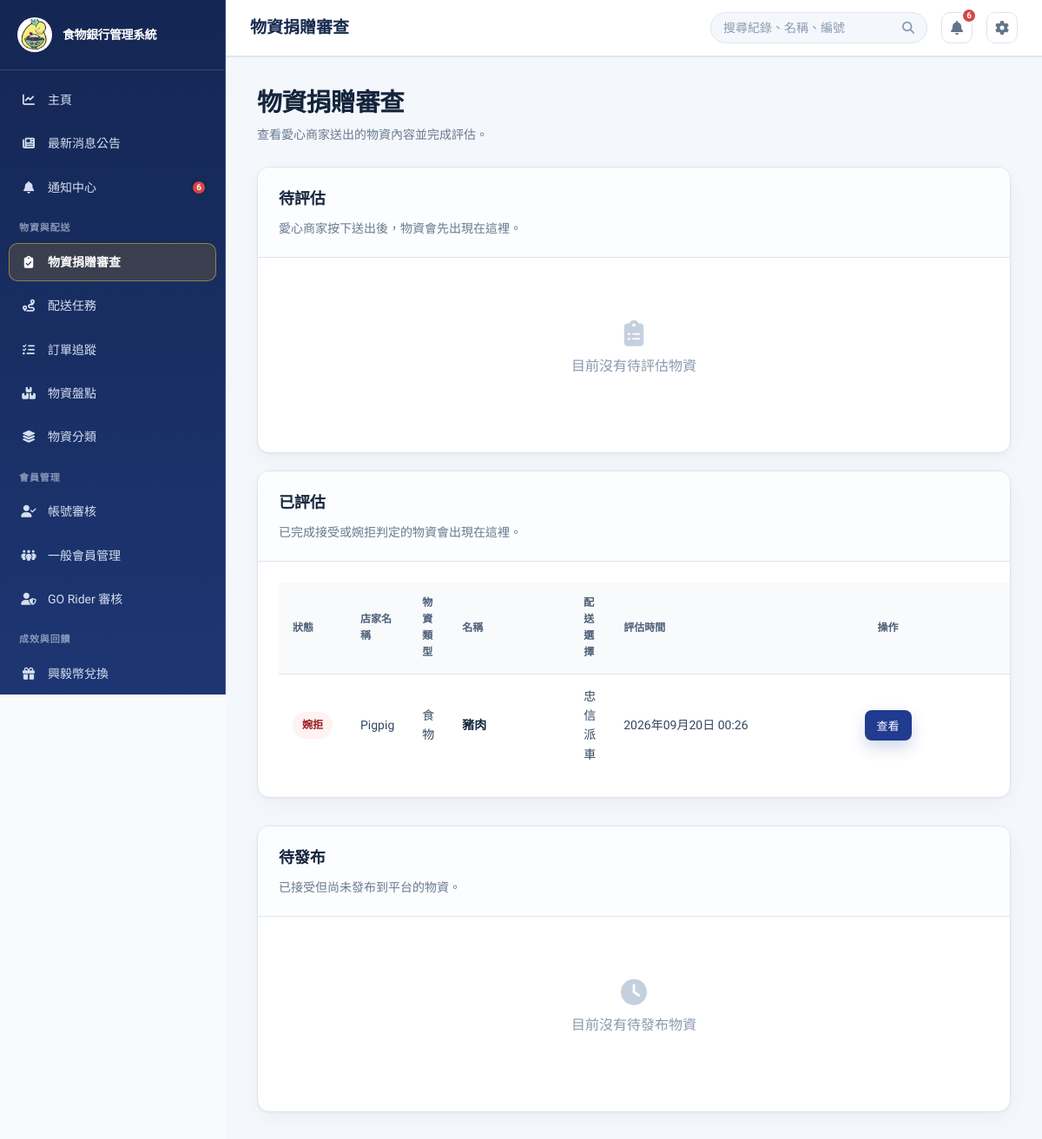
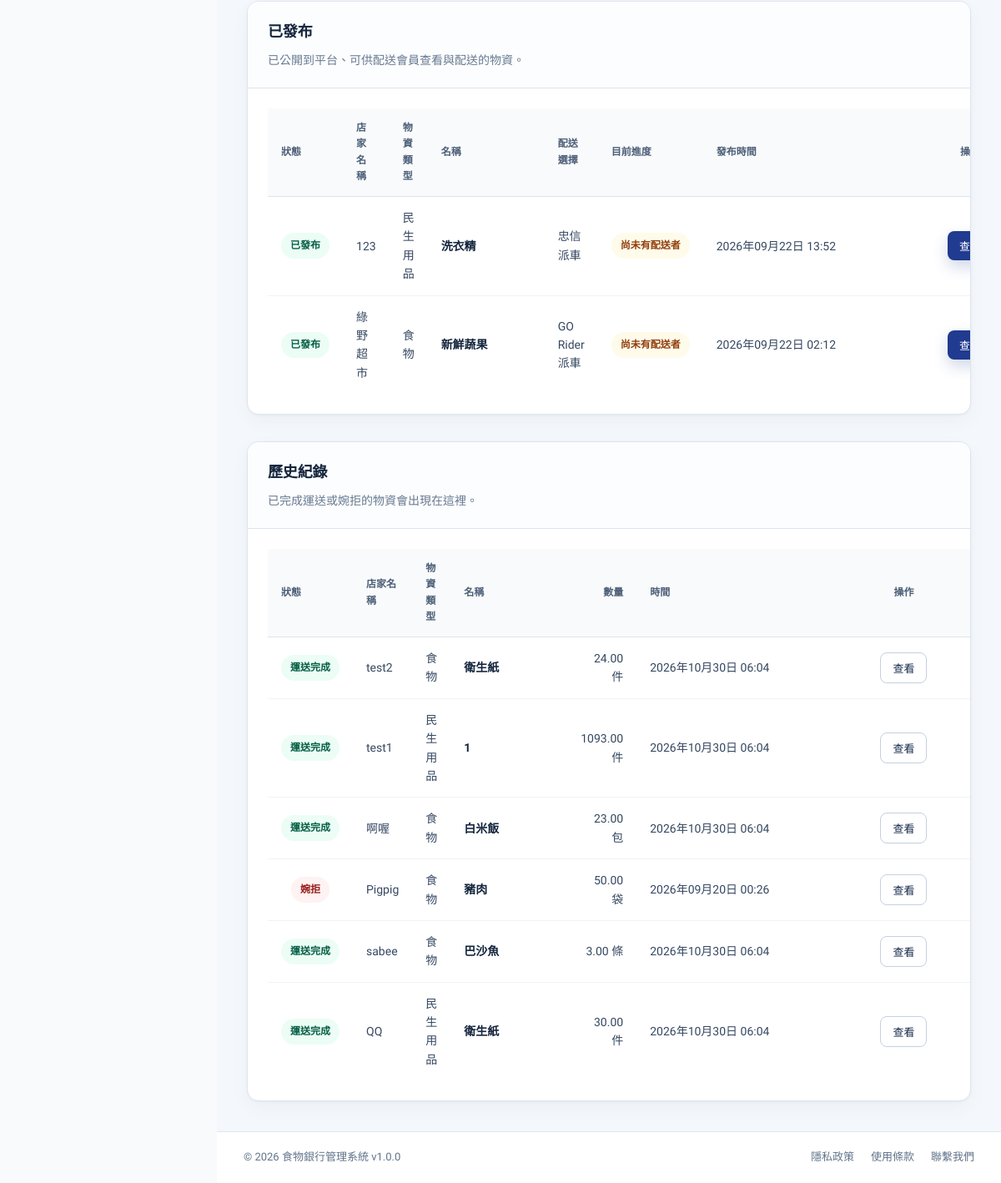
Screenshot of /?page=donation_materials_review (signed in) with the database file from the repository (2 pictures, top to bottom).
### tables this page shows
CREATE TABLE `donations` (
  `donation_id` int(11) NOT NULL,
  `order_number` varchar(30) DEFAULT NULL,
  `donor_id` int(11) DEFAULT NULL,
  `donor_name` varchar(100) NOT NULL,
  `donation_type` enum('food','supplies','money','other') NOT NULL,
  `quantity` decimal(10,2) DEFAULT NULL,
  `unit` varchar(20) DEFAULT NULL,
  `donation_date` datetime NOT NULL,
  `received_by` int(11) DEFAULT NULL,
  `status` enum('received','pending','assessed','approved','rejected','published','archived') DEFAULT 'pending',
  `evaluation_status` enum('pending','approved_volunteer','approved_self_delivery','published','rejected') DEFAULT 'pending',
  `delivery_method` enum('volunteer_assist','self_delivery') DEFAULT 'volunteer_assist',
  `approval_notes` text DEFAULT NULL,
  `approved_at` datetime DEFAULT NULL,
  `approved_by` int(11) DEFAULT NULL,
  `rejection_reason` text DEFAULT NULL,
  `rejected_at` datetime DEFAULT NULL,
  `published_at` datetime DEFAULT NULL,
  `current_status` enum('waiting_pickup','volunteer_received','in_transit','at_foodbank','inspection_complete') DEFAULT 'waiting_pickup',
  `status_updated_at` datetime DEFAULT NULL,
  `split_count` int(11) DEFAULT 1,
  `notes` text DEFAULT NULL,
  `created_at` timestamp NULL DEFAULT current_timestamp(),
  `updated_at` timestamp NULL DEFAULT current_timestamp() ON UPDATE current_timestamp(),
  `item_name` varchar(100) DEFAULT NULL,
  `weight_kg` decimal(10,2) DEFAULT NULL,
  `size_description` varchar(100) DEFAULT NULL,
  `expiry_date` date DEFAULT NULL,
  `pickup_deadline` datetime DEFAULT NULL,
  `delivery_option` enum('food_bank_pickup','volunteer_delivery') NOT NULL DEFAULT 'volunteer_delivery',
  `vehicle_type` enum('car','motorcycle','none') DEFAULT 'none',
  `photo_path` varchar(255) DEFAULT NULL,
  `evaluation_notes` text DEFAULT NULL,
  `need_inspection` tinyint(1) DEFAULT 1,
  `inspection_notes` text DEFAULT NULL,
  `donor_address` varchar(255) DEFAULT NULL,
  `reward_options` text DEFAULT NULL,
  `delivery_date` date DEFAULT NULL,
  `delivery_time` time DEFAULT NULL,
  `delivery_address` varchar(255) DEFAULT NULL,
  `estimated_distance_km` decimal(8,2) DEFAULT NULL,
  `estimated_duration_minutes` smallint(5) UNSIGNED DEFAULT NULL,
  `beneficiary_id` int(11) DEFAULT NULL,
  `dispatch_contact_name` varchar(100) DEFAULT NULL,
  `dispatch_contact_phone` varchar(30) DEFAULT NULL,
  `dispatch_vehicle_info` varchar(150) DEFAULT NULL
);

### src/views/donation_materials_review.php (the view, shortened to what the rows shown need)
<?php
require_once BASE_PATH . '/src/models/DonationModel.php';
require_once BASE_PATH . '/src/models/DeliveryModel.php';
$donationModel = new DonationModel();
$deliveryModel = new DeliveryModel();
$donations = $donationModel->getAllDonations();
$merchantDonations = array_values(array_filter($donations, static function ($donation) {
    return !empty($donation['donor_id']);
}));
$assessedDonations = array_values(array_filter($merchantDonations, static function ($donation) {
    return strtolower((string) ($donation['status'] ?? '')) === 'assessed'
        && in_array(strtolower((string) ($donation['evaluation_status'] ?? '')), ['approved_volunteer', 'approved_self_delivery', 'rejected'], true);
}));
$publishedDonations = array_values(array_filter($merchantDonations, static function ($donation) use ($deliveryModel) {
    if (strtolower((string) ($donation['status'] ?? '')) !== 'published') {
        return false;
    }
    $progress = $deliveryModel->getDonationDeliveryProgress((int) $donation['donation_id']);
    return $progress['total_tasks'] === 0 || $progress['completed_tasks'] < $progress['total_tasks'];
}));
$historyDonations = array_values(array_filter($merchantDonations, static function ($donation) use ($deliveryModel) {
    if (strtolower((string) ($donation['evaluation_status'] ?? '')) === 'rejected') {
        return true;
    }
    if (strtolower((string) ($donation['status'] ?? '')) !== 'published') {
        return false;
    }
    $progress = $deliveryModel->getDonationDeliveryProgress((int) $donation['donation_id']);
    return $progress['total_tasks'] > 0 && $progress['completed_tasks'] >= $progress['total_tasks'];
}));
$donationTypeLabels = [
    'food' => '食物',
    'supplies' => '民生用品',
    'money' => '金錢',
    'other' => '其他',
];
$deliveryOptionLabels = [
    'donor_delivery' => '忠信派車',
    'volunteer_delivery' => 'GO Rider 派車',
    'food_bank_pickup' => '忠信派車',
];
$formatDateTime = static function ($value) {
    if (empty($value)) {
        return '未填寫';
    }
    $timestamp = strtotime((string) $value);
    return $timestamp ? date('Y年m月d日 H:i', $timestamp) : '未填寫';
};
    ?>
<div class="view-header">
    <div>
        <h1 class="view-title">物資捐贈審查</h1>
    </div>
</div>
<div class="card mb-20">
    <div class="card-header">
        <h2>待評估</h2>
    </div>
</div>
<div class="card">
    <div class="card-header">
        <h2>已評估</h2>
    </div>
    <div class="card-body">
        <?php if (!empty($assessedDonations)): ?>
            <table class="data-table review-assessed-table">
                <thead>
                    <tr>
                        <th>狀態</th>
                        <th>店家名稱</th>
                        <th>物資類型</th>
                        <th>名稱</th>
                        <th>配送選擇</th>
                        <th>評估時間</th>
                        <th>操作</th>
                    </tr>
                </thead>
                <tbody>
                    <?php foreach ($assessedDonations as $donation): ?>
                        <tr>
                            <?php
                            $evaluationStatus = strtolower((string) ($donation['evaluation_status'] ?? ''));
                            $isRejected = $evaluationStatus === 'rejected';
                            $decisionLabel = $isRejected ? '婉拒' : '接受';
                            $decisionTime = $isRejected ? ($donation['rejected_at'] ?? null) : ($donation['approved_at'] ?? null);
                            ?>
                            <td><span class="status <?php echo $isRejected ? 'status-rejected' : 'status-approved'; ?>"><?php echo htmlspecialchars($decisionLabel); ?></span></td>
                            <td><?php echo htmlspecialchars($donation['donor_name'] ?? ''); ?></td>
                            <td><?php echo htmlspecialchars($donationTypeLabels[$donation['donation_type'] ?? ''] ?? '其他'); ?></td>
                            <td><?php echo htmlspecialchars($donation['item_name'] ?? '未填寫'); ?></td>
                            <td><?php echo htmlspecialchars($deliveryOptionLabels[$donation['delivery_option'] ?? ''] ?? '未指定'); ?></td>
                            <td><?php echo htmlspecialchars($formatDateTime($decisionTime)); ?></td>
                            <td>
                                <form method="post">
                                    <button type="submit" class="btn btn-primary btn-sm">查看</button>
                                </form>
                            </td>
                        </tr>
                    <?php endforeach; ?>
                </tbody>
            </table>
        <?php endif; ?>
    </div>
</div>
<div class="card mt-32">
    <div class="card-header">
        <h2>待發布</h2>
    </div>
</div>
<div class="card mt-32">
    <div class="card-header">
        <h2>已發布</h2>
    </div>
    <div class="card-body">
        <?php if (!empty($publishedDonations)): ?>
            <table class="data-table review-published-table">
                <thead><tr><th>狀態</th><th>店家名稱</th><th>物資類型</th><th>名稱</th><th>配送選擇</th><th>目前進度</th><th>發布時間</th><th>操作</th></tr></thead>
                <tbody>
                <?php foreach ($publishedDonations as $donation): ?>
                    <?php $deliveryProgress = $deliveryModel->getDonationDeliveryProgress((int) $donation['donation_id']); ?>
                    <tr>
                        <td><span class="status status-success">已發布</span></td>
                        <td><?php echo htmlspecialchars($donation['donor_name'] ?? ''); ?></td>
                        <td><?php echo htmlspecialchars($donationTypeLabels[$donation['donation_type'] ?? ''] ?? '其他'); ?></td>
                        <td><?php echo htmlspecialchars($donation['item_name'] ?? '未填寫'); ?></td>
                        <td><?php echo htmlspecialchars($deliveryOptionLabels[$donation['delivery_option'] ?? ''] ?? '未指定'); ?></td>
                        <td>
                            <?php if ($deliveryProgress['completed_tasks'] >= $deliveryProgress['total_tasks'] && $deliveryProgress['total_tasks'] > 0): ?>
                                <span class="status status-success">運送完成</span>
                            <?php elseif ($deliveryProgress['accepted_tasks'] > 0): ?>
                                <span class="status status-info">運送中</span>
                            <?php else: ?>
                                <span class="status status-pending">尚未有配送者</span>
                            <?php endif; ?>
                        </td>
                        <td><?php echo htmlspecialchars($formatDateTime($donation['published_at'] ?? null)); ?></td>
                        <td>
                            <form method="post">
                                <button type="submit" class="btn btn-primary btn-sm">查看</button>
                            </form>
                        </td>
                    </tr>
                <?php endforeach; ?>
                </tbody>
            </table>
        <?php else: ?>
            <div class="empty-state"><i class="fas fa-bullhorn"></i><p>目前沒有已發布物資</p></div>
        <?php endif; ?>
    </div>
</div>
<div class="card mt-32">
    <div class="card-header"><h2>歷史紀錄</h2><p>已完成運送或婉拒的物資會出現在這裡。</p></div>
    <div class="card-body">
        <?php if (!empty($historyDonations)): ?>
            <table class="data-table review-history-table">
                <thead><tr><th>狀態</th><th>店家名稱</th><th>物資類型</th><th>名稱</th><th>數量</th><th>時間</th><th>操作</th></tr></thead>
                <tbody>
                <?php foreach ($historyDonations as $donation): ?>
                    <?php $isRejectedHistory = ($donation['evaluation_status'] ?? '') === 'rejected'; ?>
                    <tr>
                        <td><span class="status <?php echo $isRejectedHistory ? 'status-rejected' : 'status-success'; ?>"><?php echo $isRejectedHistory ? '婉拒' : '運送完成'; ?></span></td>
                        <td><?php echo htmlspecialchars($donation['donor_name'] ?? ''); ?></td>
                        <td><?php echo htmlspecialchars($donationTypeLabels[$donation['donation_type'] ?? ''] ?? '其他'); ?></td>
                        <td><?php echo htmlspecialchars($donation['item_name'] ?? '未填寫'); ?></td>
                        <td><?php echo htmlspecialchars($donation['quantity'] ?? ''); ?> <?php echo htmlspecialchars($donation['unit'] ?? ''); ?></td>
                        <td><?php echo htmlspecialchars($formatDateTime($isRejectedHistory ? ($donation['rejected_at'] ?? null) : ($donation['updated_at'] ?? null))); ?></td>
                        <td><form method="post"><button type="submit" class="btn btn-secondary btn-sm">查看</button></form></td>
                    </tr>
                <?php endforeach; ?>
                </tbody>
            </table>
        <?php else: ?>
            <div class="empty-state"><i class="fas fa-box-archive"></i><p>目前沒有歷史紀錄</p></div>
        <?php endif; ?>
    </div>
</div>

### rows the page displays
donations: evaluation_status "婉拒", donor_name "Pigpig", donation_type "食物", item_name "豬肉", delivery_option "忠信派車", $formatDateTime($decisionTime) "2026年09月20日 00:26", quantity "50.00", unit "袋", evaluation_status+rejected_at "2026年09月20日 00:26"
donations: donor_name "123", donation_type "民生用品", item_name "洗衣精", delivery_option "忠信派車", published_at "2026年09月22日 13:52"
donations: donor_name "綠野超市", donation_type "食物", item_name "新鮮蔬果", delivery_option "GO Rider 派車", published_at "2026年09月22日 02:12"
donations: shows "運送完成", donor_name "test2", donation_type "食物", item_name "衛生紙", quantity "24.00", unit "件", evaluation_status+updated_at "2026年10月30日 06:04"
donations: shows "運送完成", donor_name "test1", donation_type "民生用品", item_name "1", quantity "1093.00", unit "件", evaluation_status+updated_at "2026年10月30日 06:04"
donations: shows "運送完成", donor_name "啊喔", donation_type "食物", item_name "白米飯", quantity "23.00", unit "包", evaluation_status+updated_at "2026年10月30日 06:04"
donations: shows "運送完成", donor_name "sabee", donation_type "食物", item_name "巴沙魚", quantity "3.00", unit "條", evaluation_status+updated_at "2026年10月30日 06:04"
donations: shows "運送完成", donor_name "QQ", donation_type "民生用品", item_name "衛生紙", quantity "30.00", unit "件", evaluation_status+updated_at "2026年10月30日 06:04"

### other values shown
APP_NAME "食物銀行管理系統"
$label "主頁"
$label "最新消息公告"
$label "通知中心"
$unreadNotificationCount "6"
$item['group'] "物資與配送"
$label "物資捐贈審查"
$label "配送任務"
$label "訂單追蹤"
$label "物資盤點"
$label "物資分類"
$item['group'] "會員管理"
$label "帳號審核"
$label "一般會員管理"
$label "GO Rider 審核"
